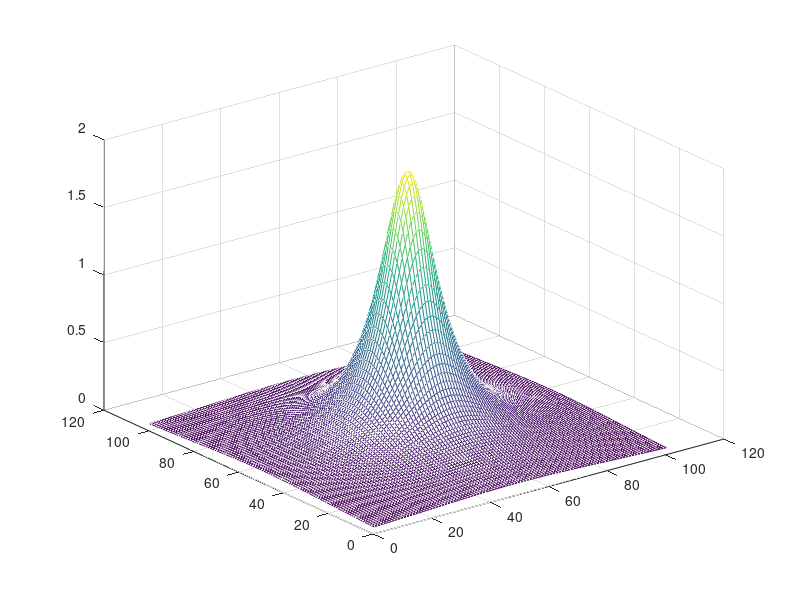

Write the MATLAB code that produced this figure.
#!/usr/bin/env -S octave -q

% meshplot.m
% Date  : 16 September 2017
% Author: Ankit Pati

[x, y] = meshgrid(-5 : 0.1 : 5);

f = 2 ./ (x.^2 + y.^2 + 1);

mesh(f);

drawnow();
input('Press enter key to terminate...');

% end of meshplot.m
